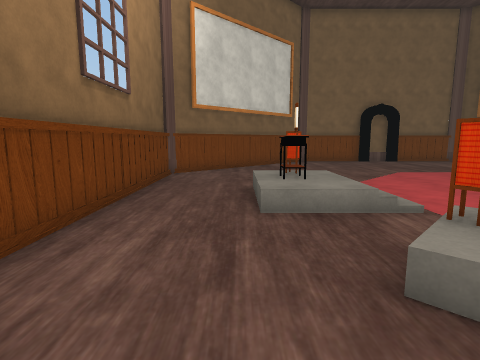
view 1 (above)

13 first-person views from a walk through a scene from a Unity 3-D project. The camera is 1.4 m above the floor, tilts 8° down and sees 80° across. The floor is counted in squares, 1 m on a side. Each view is taken from the middle of a square. On the plan, view 1 faces up. The plan holds only what a view shows up to about 14 squares ahead; the rest is blank. The place goes on beyond the plan. The player is left out. Some surface patterns are stand-ins.

view 2
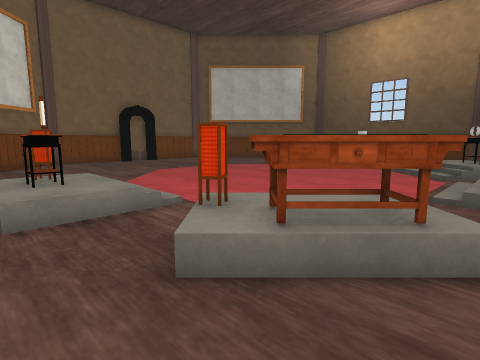

view 3
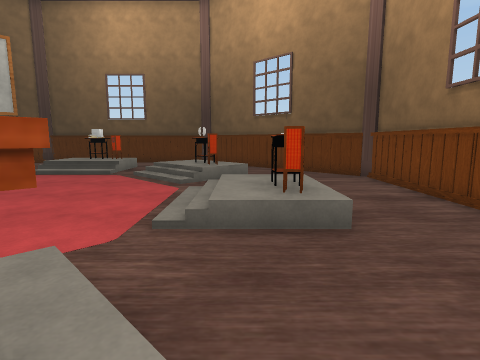

view 4
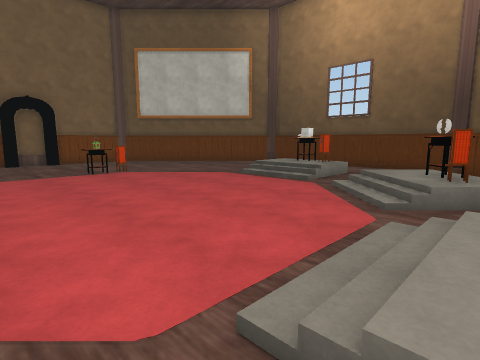

view 5
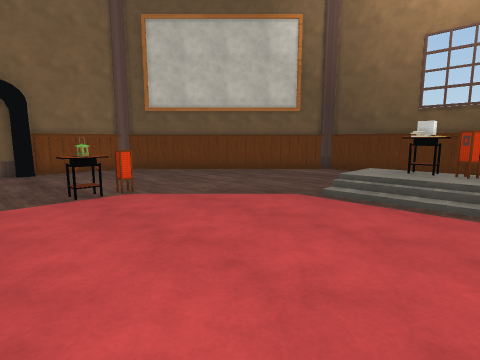

view 6
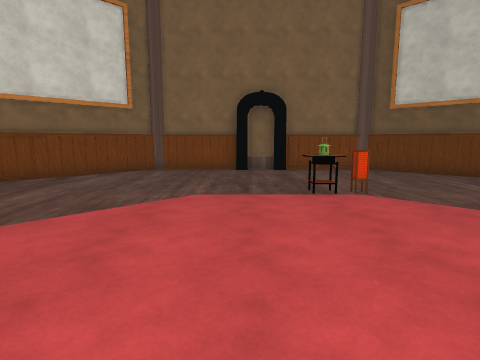

view 7
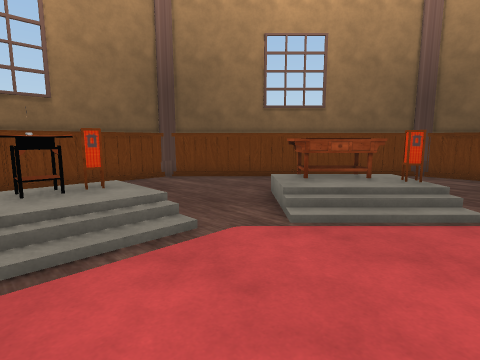

view 8
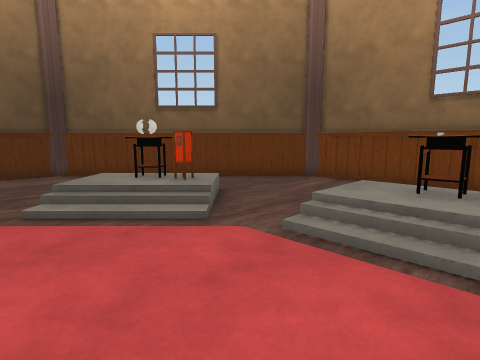

view 9
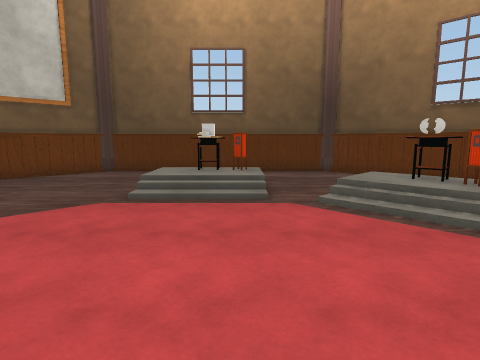

view 10
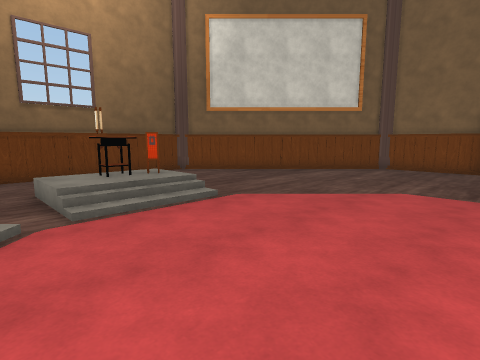

view 11
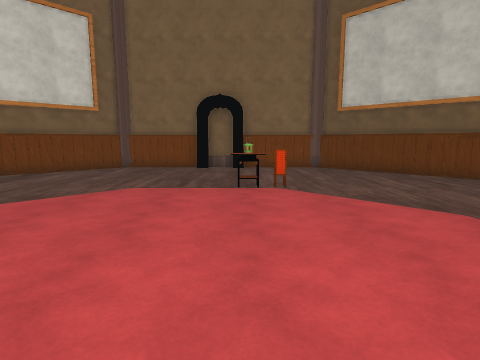

view 12
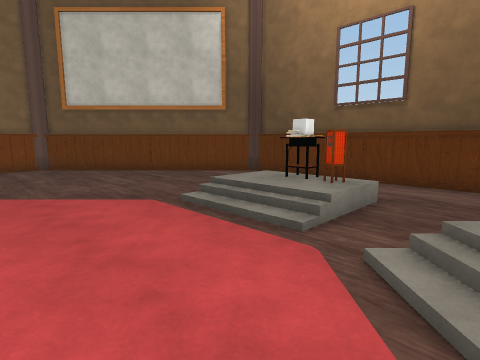

view 13
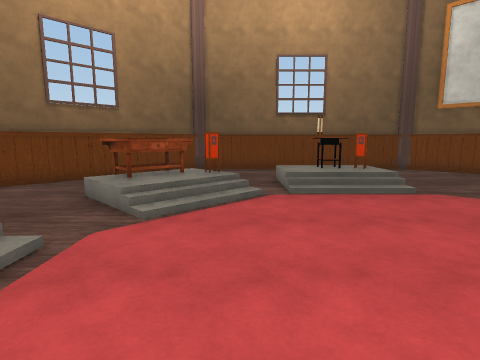

### Floor plan
Key: @ floor where view 1 was taken; # wall or solid block; . main floor; : floor 0.5 m higher than the main floor; / step, stairs or slope; T table; A arch; O other object.
Columns run from 3 left of view 1 to 21 right of it. Each row starts with its distance up from view 1.
 19        ####A#######
 18       #...........#
 17      #.............#
 16     #...............#
 15    #.................#
 14   #...................#
 13  #..........TO.........#
 12 #.......................#
 11 #.......................#
 10 #.......................#
  9 #....................   #
  8 #...#//.........../::/  #
  7 #...T:/.........../:T.  #
  6 #...::/.........../:#...#
  5 #.......................#
  4 #.....//.........//.....#
  3 #..../#O/.......//:/....#
  2 #....T#TO/.....//:TO  ..#
  1 ##  ..TT/..///../#T.   ##
  0   #@ ../...:::...O.   #
 -1   ##.......#TO.......##
 -2    ##...............##
 -3     ##.............##
 -4      ##...........##
 -5       #############

Positions as (right, up) in squares from view 1, and headings:
1: (0, 0), facing up
2: (0, 0), facing up-right
3: (3, 0), facing right
4: (6, 0), facing up-right
5: (8, 5), facing up-right
6: (8, 5), facing up
7: (10, 5), facing down-left
8: (8, 5), facing down-right
9: (8, 6), facing right
10: (9, 4), facing up-left
11: (10, 4), facing up
12: (11, 3), facing up-right
13: (11, 4), facing left
